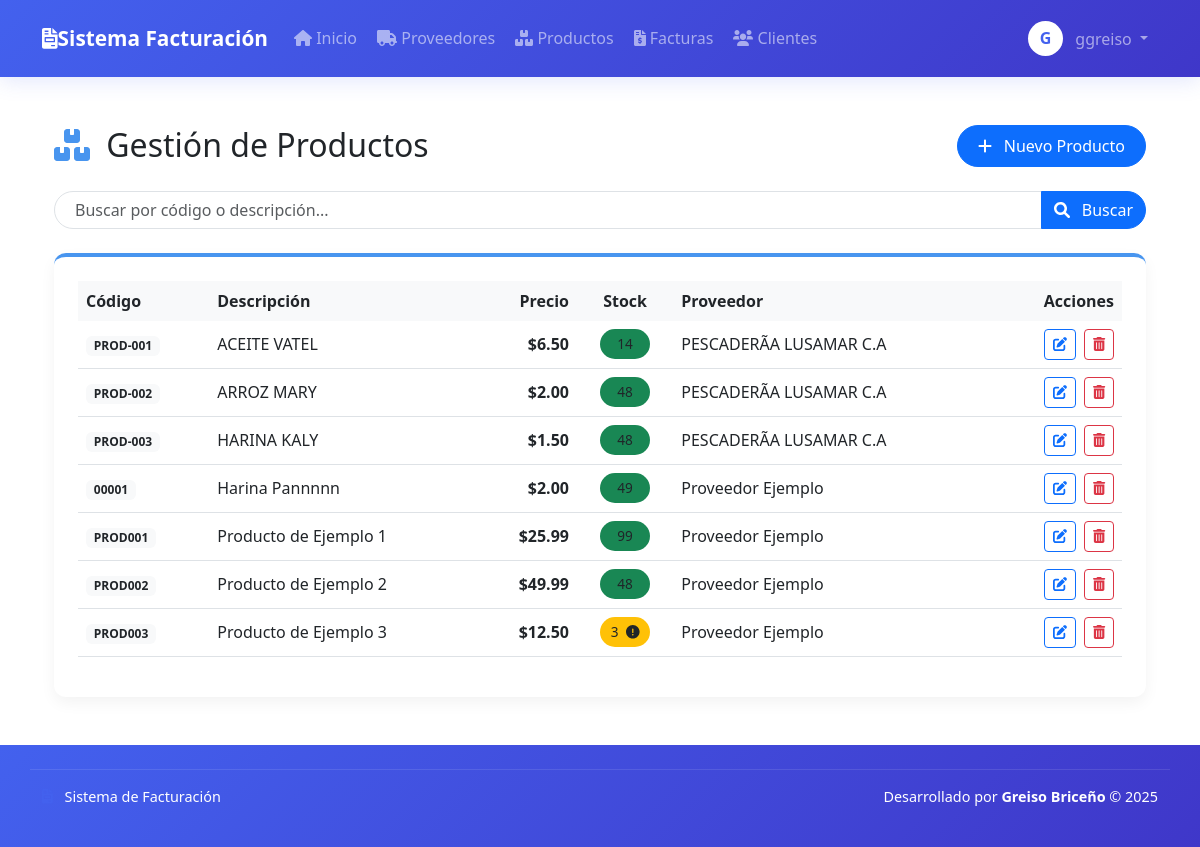
Page /modules/products/list.php (signed in) on the earlier database version.
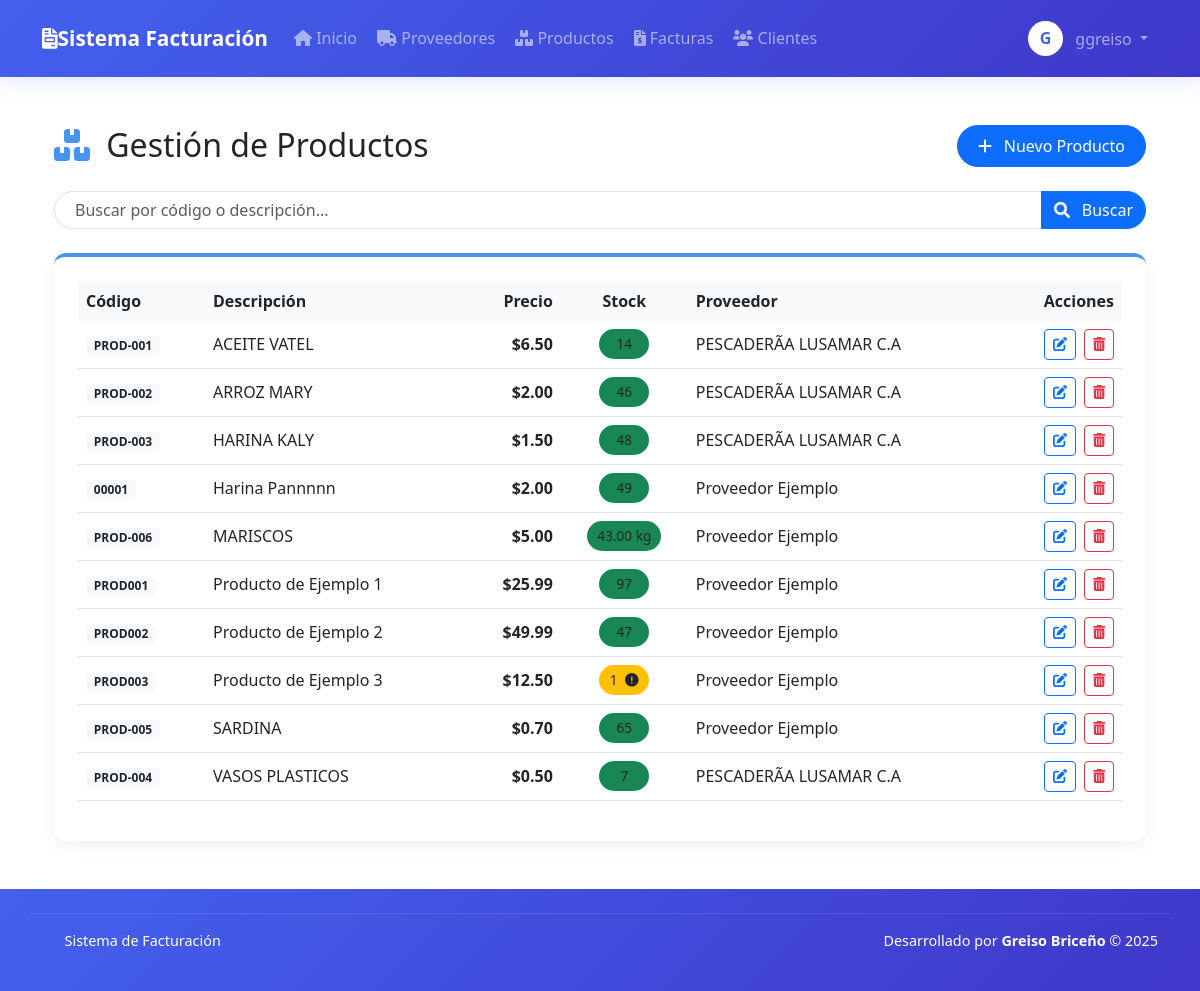
Same page on the later database version.
### tables this page shows
CREATE TABLE `products` (
  `id` int(11) NOT NULL,
  `code` varchar(50) NOT NULL,
  `description` text NOT NULL,
  `price` decimal(10,2) NOT NULL,
  `cost_price` decimal(10,2) DEFAULT NULL,
  `stock` decimal(10,3) NOT NULL DEFAULT '0.000',
  `stock_min` int(11) NOT NULL DEFAULT '5',
  `provider_id` int(11) DEFAULT NULL,
  `created_at` timestamp NOT NULL DEFAULT CURRENT_TIMESTAMP,
  `updated_at` timestamp NULL DEFAULT NULL ON UPDATE CURRENT_TIMESTAMP,
  `created_by` int(11) DEFAULT NULL,
  `updated_by` int(11) DEFAULT NULL,
  `action_type` enum('created','updated','deleted') DEFAULT 'created',
  `measure_unit` varchar(10) NOT NULL DEFAULT 'unidad',
  `min_stock` decimal(10,3) NOT NULL DEFAULT '5.000'
);

### modules/products/list.php (the view, shortened to what the changed rows need)
<?php
$sql = "SELECT p.*, IFNULL(pr.name, 'No asignado') as provider_name
        FROM products p
        LEFT JOIN providers pr ON p.provider_id = pr.id
        ORDER BY p.description";
$result = $conn->query($sql);
$page = isset($_GET['page']) ? (int)$_GET['page'] : 1;
$per_page = 10;
$offset = ($page - 1) * $per_page;
$search = isset($_GET['search']) ? $conn->real_escape_string($_GET['search']) : '';
$sql = "SELECT p.*, pr.name as provider_name
        FROM products p
        LEFT JOIN providers pr ON p.provider_id = pr.id
        WHERE p.description LIKE '%$search%' OR p.code LIKE '%$search%'
        ORDER BY p.description
        LIMIT $offset, $per_page";
$products = $conn->query($sql)->fetch_all(MYSQLI_ASSOC);
require_once dirname(__DIR__, 2) . '/includes/header.php';
?>
<div class="container py-4">
    <div class="d-flex justify-content-between align-items-center mb-4">
        <h2 class="mb-0">
            <i class="fas fa-boxes me-2" style="color: #4895ef;"></i>
            <span style="color: #212529;">Gestión de Productos</span>
        </h2>
    </div>
    <div class="card card-module">
        <div class="card-body p-4">
            <div class="table-responsive">
                <table class="table table-module">
                    <thead>
                        <tr>
                            <th class="border-0">Código</th>
                            <th class="border-0">Descripción</th>
                            <th class="border-0 text-end">Precio</th>
                            <th class="border-0 text-center">Stock</th>
                            <th class="border-0">Proveedor</th>
                            <th class="border-0 text-end">Acciones</th>
                        </tr>
                    </thead>
                    <tbody>
                        <?php if (empty($products)): ?>
                            <tr>
                                <td colspan="6" class="text-center py-4 text-muted">
                                    <i class="fas fa-info-circle me-2"></i> No se encontraron productos
                                </td>
                            </tr>
                        <?php else: ?>
                            <?php foreach ($products as $product): ?>
                            <tr>
                                <td class="align-middle">
                                    <span class="badge bg-light text-dark"><?= htmlspecialchars($product['code']) ?></span>
                                </td>
                                <td class="align-middle"><?= htmlspecialchars($product['description']) ?></td>
                                <td class="align-middle text-end">
                                    <span class="fw-bold">$<?= number_format($product['price'], 2) ?></span>
                                </td>
                                <td class="align-middle text-center">
                                    <span class="stock-badge bg-<?= $product['stock'] > ($product['min_stock'] ?? 10) ? 'success' : ($product['stock'] > 0 ? 'warning' : 'danger') ?>">
                                        <?= $product['measure_unit'] == 'kg' ? number_format($product['stock'], 2) . ' kg' : (int)$product['stock'] ?>
                                        <?php if($product['stock'] <= ($product['min_stock'] ?? 10) && $product['stock'] > 0): ?>
                                            <i class="fas fa-exclamation-circle ms-1"></i>
                                        <?php endif; ?>
                                    </span>
                                </td>
                                <td class="align-middle"><?= htmlspecialchars($product['provider_name'] ?? 'N/A') ?></td>
                                <td class="text-end align-middle">
                                    <div class="d-inline-flex">
                                        <a href="edit.php?id=<?= $product['id'] ?>" class="btn btn-sm btn-outline-primary me-2" title="Editar">
                                            <i class="fas fa-edit"></i>
                                        </a>
                                        <a href="delete.php?id=<?= $product['id'] ?>" class="btn btn-sm btn-outline-danger" title="Eliminar" onclick="return confirm('¿Estás seguro de eliminar este producto?')">
                                            <i class="fas fa-trash-alt"></i>
                                        </a>
                                    </div>
                                </td>
                            </tr>
                            <?php endforeach; ?>
                        <?php endif; ?>
                    </tbody>
                </table>
            </div>
        </div>
    </div>
</div>
<?php
require_once dirname(__DIR__, 2) . '/includes/footer.php';
?>

Differences in the rows shown:
changed products "ARROZ MARY": stock "48" → "46"
added products: code "PROD-006", description "MARISCOS", price "5.00", stock "43.00", provider_name "Proveedor Ejemplo"
changed products "Producto de Ejemplo 1": stock "99" → "97"
changed products "Producto de Ejemplo 2": stock "48" → "47"
changed products "Producto de Ejemplo 3": stock "3" → "1"
added products: code "PROD-005", description "SARDINA", price "0.70", stock "65", provider_name "Proveedor Ejemplo"
added products: code "PROD-004", description "VASOS PLASTICOS", price "0.50", stock "7", provider_name "PESCADERÃA LUSAMAR C.A"
